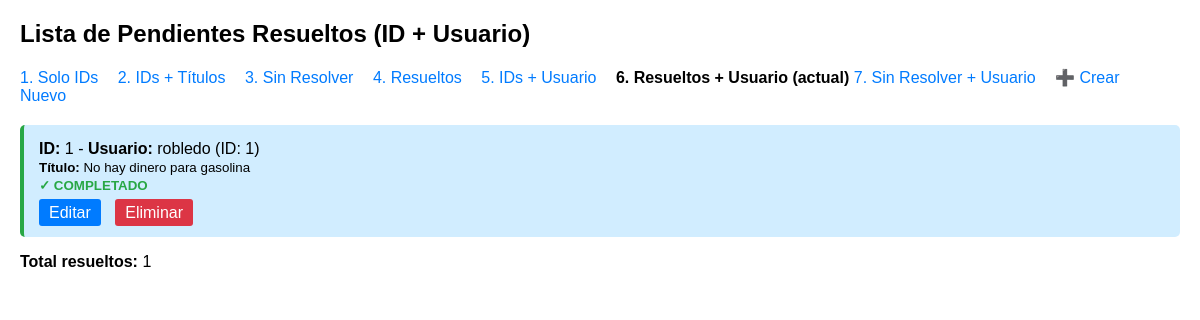
/todos/list/resolved-user/, run on the app's committed database.
### todo_app/models.py (models this page shows, shortened)
class Todo(models.Model):
    title = models.CharField(max_length=255)
    resolved = models.BooleanField(default=False)
    user = models.ForeignKey(User, on_delete=models.CASCADE)

### todo_app/views.py (the view)
# urls.py: path('list/resolved-user/', views.list_resolved_user, name='list_resolved_user'),
def list_resolved_user(request):
    todos = Todo.objects.filter(resolved=True)
    return render(request, 'todo_app/list_resolved_user.html', {'todos': todos})

### todo_app/templates/todo_app/list_resolved_user.html (shortened to what this page needs)
<!DOCTYPE html>
<html>
<head>
</head>
<body>
    <h2>Lista de Pendientes Resueltos (ID + Usuario)</h2>
    <div class="nav-links">
        <a href="{% url 'list_ids' %}">1. Solo IDs</a>
        <a href="{% url 'list_id_titles' %}">2. IDs + Títulos</a>
        <a href="{% url 'list_unresolved' %}">3. Sin Resolver</a>
        <a href="{% url 'list_resolved' %}">4. Resueltos</a>
        <a href="{% url 'list_id_user' %}">5. IDs + Usuario</a>
        <strong>6. Resueltos + Usuario (actual)</strong>
        <a href="{% url 'list_unresolved_user' %}">7. Sin Resolver + Usuario</a>
        <a href="{% url 'create_todo' %}">➕ Crear Nuevo</a>
    </div>
    <ul>
        {% for todo in todos %}
            <li>
                <strong>ID:</strong> {{ todo.id }} - <strong>Usuario:</strong> {{ todo.user.username }} (ID: {{ todo.user.id }})
                <br><small><strong>Título:</strong> {{ todo.title }}</small>
                <br><small class="completed">✓ COMPLETADO</small>
                <div class="actions">
                    <a href="{% url 'update_todo' todo.id %}" class="edit-btn">Editar</a>
                    <a href="{% url 'delete_todo' todo.id %}" class="delete-btn" onclick="return confirm('¿Estás seguro?')">Eliminar</a>
                </div>
            </li>
        {% empty %}
            <li>No hay pendientes resueltos.</li>
        {% endfor %}
    </ul>
    <p><strong>Total resueltos:</strong> {{ todos|length }}</p>
</body>
</html>

### todo_app/templates/todo_app/list_resolved_user.html (style rules this page uses)
body { font-family: Arial, sans-serif; margin: 20px; }
.nav-links { margin: 20px 0; }
.nav-links a { margin-right: 15px; text-decoration: none; color: #007bff; }
ul { list-style-type: none; padding: 0; }
li { background: #d1edff; margin: 5px 0; padding: 15px; border-radius: 5px; border-left: 4px solid #28a745; }
.completed { color: #28a745; font-weight: bold; }
.actions { margin-top: 10px; }
.actions a { margin-right: 10px; padding: 5px 10px; text-decoration: none; border-radius: 3px; }
.edit-btn { background: #007bff; color: white; }
.delete-btn { background: #dc3545; color: white; }

### data on the page
Todo: id "1", user.username "robledo", user.id "1", title "No hay dinero para gasolina"

### other printed values
{{ todos|length }} "1"
